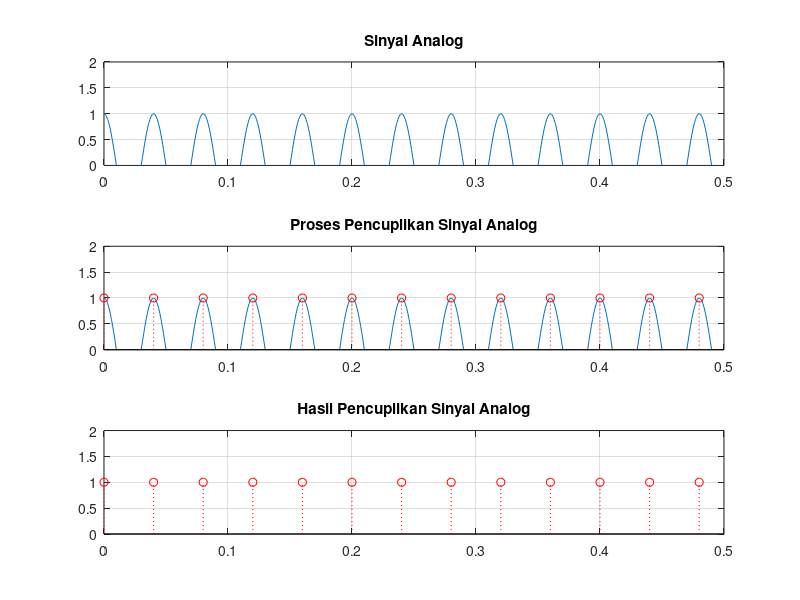

This chart was generated by the following MATLAB code:
%Pencuplikan data sinyal cos

%Sinyal data (analog)
fa = 50;
t = 0:0.001:100;
x = cos(pi*fa*t)

%Pencuplikan data waktu diskrit
fs = 50;
dt = 1/fs;
ts = 0:dt:100;
xst = cos(pi*fa*ts);

% grafik
figure;
subplot (3,1,1); plot (t,x); grid on;
axis ([0 0.5 0 2]); title ('Sinyal Analog');
subplot (3,1,2); plot (t,x); grid on;
axis ([0 0.5 0 2]); title ('Proses Pencuplikan Sinyal Analog');
hold on; stem(ts,xst,':or');
subplot (3,1,3); stem(ts,xst,':or'); grid on;
axis ([0 0.5 0 2]); title ('Hasil Pencuplikan Sinyal Analog');
